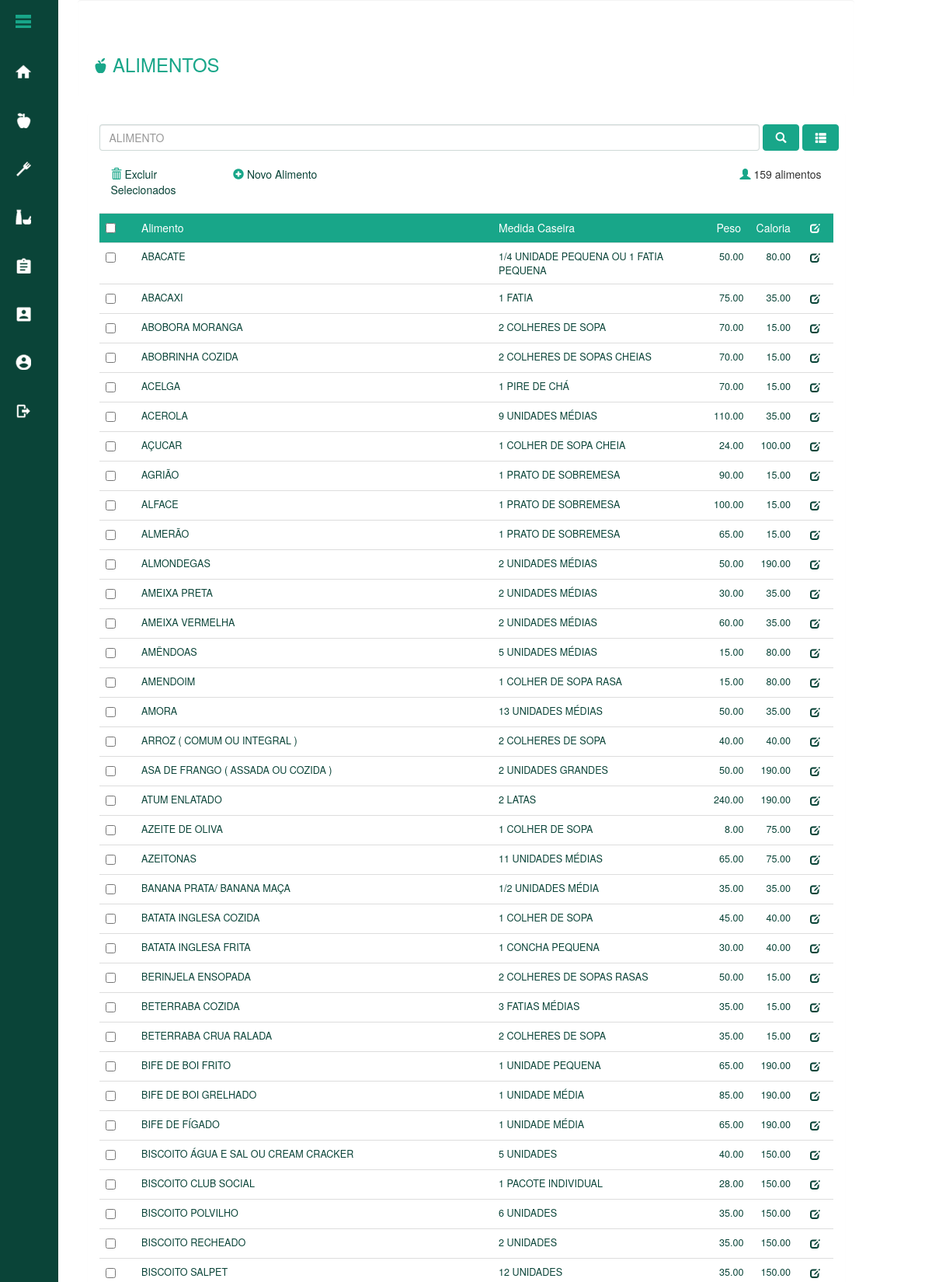
The app's page /01_lista_alimentos.php (signed in, upper part) with its own data.
### tables this page shows
CREATE TABLE IF NOT EXISTS `tb_alimento` (
  `cod_alimento` int(3) NOT NULL,
  `alimento` varchar(255) NOT NULL,
  `peso` decimal(6,3) NOT NULL,
  `caloria` int(4) NOT NULL,
  `medida_caseira` varchar(100) NOT NULL,
  `cod_grupo` int(3) NOT NULL,
  `cod_status` int(3) NOT NULL DEFAULT '1'
);

### conexao/connect_db.php (called while the page is built, shortened)
<?php
class BancoDeDados
{
    private static $instance = null;
    private function __construct()
    {
		$host = "localhost";
    	$user = "root";
    	$senha = "fatecsr";
    	$banco = "db_nutris";
        try {
            $this->conexao = mysql_connect($host, $user, $senha);
        } catch (Exception $e) {
            die("Erro na conexão com MySQL! " . $e->getMessage());
        }
    }
    static function getInstance()
    {
        if (self::$instance == NULL)
            self::$instance = new BancoDeDados();
        return self::$instance;
    }
	function sql_query($query){
         $this->query = $query;
         if($this->dados = mysql_query($this->query)){
             return $this->dados;
         }else{
			 die('Query Inválida: ' . mysql_error());
         }
     }
	function sql_linhas($query)
    {
         $this->query = $query;
         if($this->dados = mysql_num_rows($this->query))
         {
             return $this->dados;
         }
        else
        {
             return 0;
        }
     }
}
?>

### 01_lista_alimentos.php (the view, shortened to what this page needs)
<!DOCTYPE html>
<?php
include_once('conexao/connect_db.php');
$db = BancoDeDados::getInstance();
$busca = $_GET['busca'];
if(isset($busca))
{
    $sqlstring_alimentos  = "Select * from tb_alimento ";
    $sqlstring_alimentos .= "inner join tb_grupo on tb_alimento.cod_grupo = tb_grupo.cod_grupo ";
    $sqlstring_alimentos .= "where alimento like '%" . $busca . "%' and tb_alimento.cod_status = 1 ";
    $sqlstring_alimentos .= "order by alimento ";
}
else
{
    $sqlstring_alimentos  = "Select * from tb_alimento ";
    $sqlstring_alimentos .= "inner join tb_grupo on tb_alimento.cod_grupo = tb_grupo.cod_grupo ";
    $sqlstring_alimentos .= "where tb_alimento.cod_status = 1 ";
    $sqlstring_alimentos .= "order by alimento ";
}
$info_alimentos = $db->sql_query($sqlstring_alimentos);
$linhas_alimentos = $db->sql_linhas($info_alimentos);
?>
<html>
<head>
    <link href="css/bootstrap.min.css" rel="stylesheet">
    <link href="css/estilos.css" rel="stylesheet">
  </head>
<body class="margin_00">
<?php
    include "includes/menu_nutricionista.php";
?>
<div class="container-fluid" onclick="recua_menu(10)">
    <div class="row">
        <div class="well fundo_transparente fonte_verde_claro sem_borda col-md-offset-1 col-md-10 padding_top_50">
            <h3><span class="glyphicon glyphicon-apple fonte_muito_pequena"></span> ALIMENTOS</h3>
        </div>
    </div>
    <div class="panel panel-default sem_borda col-md-offset-1 col-md-10">
      <div class="panel-body" style="border:0px solid #fff">
        <div class="row">
          <form name="form_pesquisa" id="form_pesquisa" class="padding_bottom_20 form-inline" style="white-space: nowrap">
              <input type="text" name="busca" id="busca" class="form-control" style="width:90%;" placeholder="ALIMENTO">
              <button type="button" class="btn btn_verde_claro fonte_branca largura_05" alt="Exibe os alimentos com nomes contendo o valor digitado na busca"  title="Exibe os alimentos com nomes contendo o valor digitado na busca" onclick="nova_pesquisa('01_lista_alimentos.php?busca=')">
                  <span class="glyphicon glyphicon-search"></span>
              </button>
              <button type="button" class="btn btn_verde_claro fonte_branca largura_05" alt="Exibe todos os alimentos cadastrados"  title="Exibe todos os alimentos cadastrados"  onclick="nova_pesquisa('01_lista_alimentos.php')">
                  <span class="glyphicon glyphicon-th-list"></span>
              </button>
          </form>
        </div>
        <div class="row  padding_bottom_20 padding_left_00">
            <div class="col-md-2">
                <span class="glyphicon glyphicon-trash fonte_verde_claro"></span>
                <a href="#" onClick="document.getElementById('formul').submit();"> Excluir Selecionados </a>
            </div>
            <div class="col-md-2">
                <a href="01_4_cadastro_alimento.php" alt="Cadastro de Alimentos" title="Cadastro de Alimentos">
                <span class="glyphicon glyphicon-plus-sign fonte_verde_claro"></span> Novo Alimento
                </a>
            </div>
            <div class="col-md-8 direito">
                <span class="glyphicon glyphicon-user verde_escuro fonte_verde_claro"></span>
                <?php
                    if($linhas_alimentos > 1)
                        print $linhas_alimentos . " alimentos";
                    else
                        print $linhas_alimentos . " alimento";
                ?>
            </div>
        </div>
        <div class="row table-responsive">
            <form method="post" name="formul" id="formul">
            <table class="table table-responsive table-hover">
                <tr class="fonte_branca">
                <td class="largura_05 fundo_verde_claro"><input type=checkbox name="marcar" id="marcar" onclick="marcar_desmarcar_todos()"></td>
                <td class="largura_50 fundo_verde_claro">Alimento</td>
                <td class="largura_30 fundo_verde_claro">Medida Caseira</td>
                <td class="largura_05 fundo_verde_claro centralizado">Peso</td>
                <td class="largura_05 fundo_verde_claro centralizado">Caloria</td>
                <td class="largura_05  fundo_verde_claro centralizado"><span class="glyphicon glyphicon-edit fonte_pequena"  alt="Detalhes do Alimento" title="Detalhes do Alimento"></span></td>
                </tr>
                <?php
                if($linhas_alimentos > 0)
                {
                    while($dados_alimentos=mysql_fetch_array($info_alimentos))
                    {
                    ?>
                    <tr>
                    <td><input type=checkbox name="excluir[]" value="<?php print $dados_alimentos['cod_alimento'] ?>"></input></td>
                    <td class="text-uppercase fonte_pequena">
                        <a href="01_4_alteracao_alimento.php?cod_alimento=<?php print  base64_encode($dados_alimentos['cod_alimento']) ?>" alt="Detalhes do Alimento" title="Detalhes do Alimento">
                        <?php print $dados_alimentos['alimento'] ?>
                        </a>
                    </td>
                    <td class="text-uppercase fonte_pequena">
                        <a href="01_4_alteracao_alimento.php?cod_alimento=<?php print  base64_encode($dados_alimentos['cod_alimento']) ?>" alt="Detalhes do Alimento" title="Detalhes do Alimento">
                        <?php print $dados_alimentos['medida_caseira'] ?>
                        </a>
                    </td>
                    <td class="direito fonte_pequena">
                        <a href="01_4_alteracao_alimento.php?cod_alimento=<?php print  base64_encode($dados_alimentos['cod_alimento']) ?>" alt="Detalhes do Alimento" title="Detalhes do Alimento">
                        <?php print number_format($dados_alimentos['peso'], 2) ?>
                        </a>
                    </td>
                    <td class="direito fonte_pequena">
                        <a href="01_4_alteracao_alimento.php?cod_alimento=<?php print  base64_encode($dados_alimentos['cod_alimento']) ?>" alt="Detalhes do Alimento" title="Detalhes do Alimento">
                        <?php print number_format($dados_alimentos['caloria'], 2) ?>
                        </a>
                    </td>
                    <td class="centralizado">
                        <a href="01_4_alteracao_alimento.php?cod_alimento=<?php print  base64_encode($dados_alimentos['cod_alimento']) ?>" alt="Detalhes do Alimento" title="Detalhes do Alimento">
                        <span class="glyphicon glyphicon-edit fonte_pequena"></span>
                        </a>
                    </td>
                    </tr>
                    <?php
                    }
                }
                ?>
            </table>
            </form>
        </div>
     </div>
    </div>
</div>
</body>
</html>

### css/estilos.css (style rules this page uses)
a:link { text-decoration:none; color:#0A4438 }
.direito { text-align: right }
.centralizado { text-align:center }
.fonte_branca { color:#fff }
.fonte_verde_claro { color:#18A689 }
.fundo_transparente { background-color:rgba(0,0,0,.0) }
.fundo_verde_claro { background-color:#18A689 }
.fonte_muito_pequena { font-size: 0.8em }
.fonte_pequena { font-size: 0.9em }
.largura_05 { width:5% }
.largura_30 { width:30% }
.largura_50 { width:50% }
.margin_00 { margin: 0px }
.padding_top_50 { padding-top: 50px }
.padding_bottom_20 { padding-bottom: 20px }
.padding_left_00 { padding-left: 0px }
.sem_borda { border:0px solid #fff }
.btn { background-color: #0A4438; border:1px solid #0A4438 }
.btn_verde_claro { background-color:#18A689; color:#fff; border:1px solid #18A689 }
.panel-body { border:1px solid rgba(10,68,56,.2) }
.form-control { border:1px solid rgba(10,68,56,.2) }

### includes/menu_nutricionista.php (style rules this page uses)
* { margin:0; padding:0; }

### records on screen
tb_alimento: alimento "ABACATE", medida_caseira "1/4 UNIDADE PEQUENA OU 1 FATIA PEQUENA", peso "50.00", caloria "80.00"
tb_alimento: alimento "ABACAXI", medida_caseira "1 FATIA", peso "75.00", caloria "35.00"
tb_alimento: alimento "ABOBORA MORANGA", medida_caseira "2 COLHERES DE SOPA", peso "70.00", caloria "15.00"
tb_alimento: alimento "ABOBRINHA COZIDA", medida_caseira "2 COLHERES DE SOPAS CHEIAS", peso "70.00", caloria "15.00"
tb_alimento: alimento "ACELGA", medida_caseira "1 PIRE DE CHÁ", peso "70.00", caloria "15.00"
tb_alimento: alimento "ACEROLA", medida_caseira "9 UNIDADES MÉDIAS", peso "110.00", caloria "35.00"
tb_alimento: alimento "AÇUCAR", medida_caseira "1 COLHER DE SOPA CHEIA", peso "24.00", caloria "100.00"
tb_alimento: alimento "AGRIÃO", medida_caseira "1 PRATO DE SOBREMESA", peso "90.00", caloria "15.00"
tb_alimento: alimento "ALFACE", medida_caseira "1 PRATO DE SOBREMESA", peso "100.00", caloria "15.00"
tb_alimento: alimento "ALMERÃO", medida_caseira "1 PRATO DE SOBREMESA", peso "65.00", caloria "15.00"
tb_alimento: alimento "ALMONDEGAS", medida_caseira "2 UNIDADES MÉDIAS", peso "50.00", caloria "190.00"
tb_alimento: alimento "AMEIXA PRETA", medida_caseira "2 UNIDADES MÉDIAS", peso "30.00", caloria "35.00"
tb_alimento: alimento "AMEIXA VERMELHA", medida_caseira "2 UNIDADES MÉDIAS", peso "60.00", caloria "35.00"
tb_alimento: alimento "AMÊNDOAS", medida_caseira "5 UNIDADES MÉDIAS", peso "15.00", caloria "80.00"
tb_alimento: alimento "AMENDOIM", medida_caseira "1 COLHER DE SOPA RASA", peso "15.00", caloria "80.00"
tb_alimento: alimento "AMORA", medida_caseira "13 UNIDADES MÉDIAS", peso "50.00", caloria "35.00"
tb_alimento: alimento "ARROZ ( COMUM OU INTEGRAL )", medida_caseira "2 COLHERES DE SOPA", peso "40.00", caloria "40.00"
tb_alimento: alimento "ASA DE FRANGO ( ASSADA OU COZIDA )", medida_caseira "2 UNIDADES GRANDES", peso "50.00", caloria "190.00"
tb_alimento: alimento "ATUM ENLATADO", medida_caseira "2 LATAS", peso "240.00", caloria "190.00"
tb_alimento: alimento "AZEITE DE OLIVA", medida_caseira "1 COLHER DE SOPA", peso "8.00", caloria "75.00"
tb_alimento: alimento "AZEITONAS", medida_caseira "11 UNIDADES MÉDIAS", peso "65.00", caloria "75.00"
tb_alimento: alimento "BANANA PRATA/ BANANA MAÇA", medida_caseira "1/2 UNIDADES MÉDIA", peso "35.00", caloria "35.00"
tb_alimento: alimento "BATATA INGLESA COZIDA", medida_caseira "1 COLHER DE SOPA", peso "45.00", caloria "40.00"
tb_alimento: alimento "BATATA INGLESA FRITA", medida_caseira "1 CONCHA PEQUENA", peso "30.00", caloria "40.00"
tb_alimento: alimento "BERINJELA ENSOPADA", medida_caseira "2 COLHERES DE SOPAS RASAS", peso "50.00", caloria "15.00"
tb_alimento: alimento "BETERRABA COZIDA", medida_caseira "3 FATIAS MÉDIAS", peso "35.00", caloria "15.00"
tb_alimento: alimento "BETERRABA CRUA RALADA", medida_caseira "2 COLHERES DE SOPA", peso "35.00", caloria "15.00"
tb_alimento: alimento "BIFE DE BOI FRITO", medida_caseira "1 UNIDADE PEQUENA", peso "65.00", caloria "190.00"
tb_alimento: alimento "BIFE DE BOI GRELHADO", medida_caseira "1 UNIDADE MÉDIA", peso "85.00", caloria "190.00"
tb_alimento: alimento "BIFE DE FÍGADO", medida_caseira "1 UNIDADE MÉDIA", peso "65.00", caloria "190.00"
tb_alimento: alimento "BISCOITO ÁGUA E SAL OU CREAM CRACKER", medida_caseira "5 UNIDADES", peso "40.00", caloria "150.00"
tb_alimento: alimento "BISCOITO CLUB SOCIAL", medida_caseira "1 PACOTE INDIVIDUAL", peso "28.00", caloria "150.00"
tb_alimento: alimento "BISCOITO POLVILHO", medida_caseira "6 UNIDADES", peso "35.00", caloria "150.00"
tb_alimento: alimento "BISCOITO RECHEADO", medida_caseira "2 UNIDADES", peso "35.00", caloria "150.00"
tb_alimento: alimento "BISCOITO SALPET", medida_caseira "12 UNIDADES", peso "35.00", caloria "150.00"

### other values on screen
$linhas_alimentos "159"
